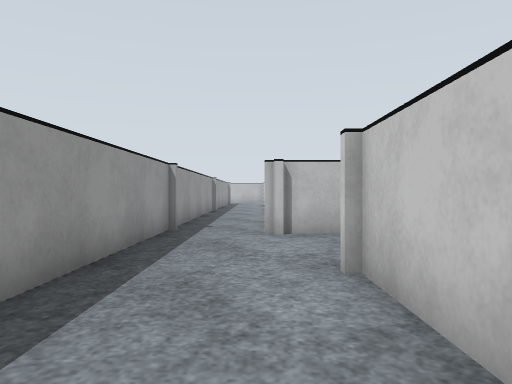
[1] (above)

20 first-person views from a walk through a world built for the Gazebo simulator. The camera is 0.23 m above the floor, looks level and sees 70° across. The floor is counted in squares, 0.25 m on a side. Each view is taken from the middle of a square. On the plan, view 1 faces up. The plan holds only what a view shows up to about 12 squares ahead; the rest is blank. The place goes on beyond the plan. Surface patterns are stand-ins for the level's own textures.

[2]
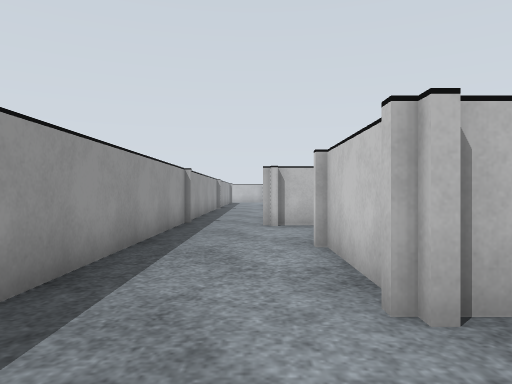

[3]
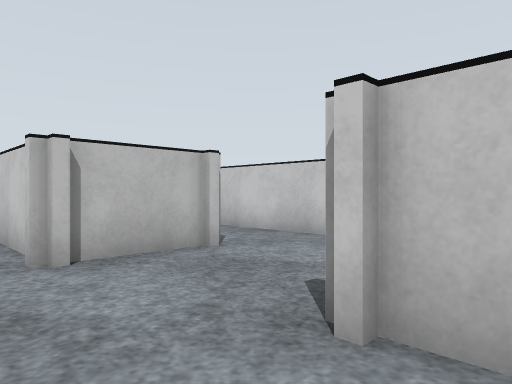

[4]
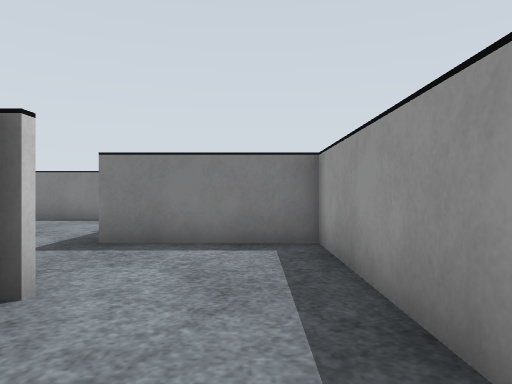

[5]
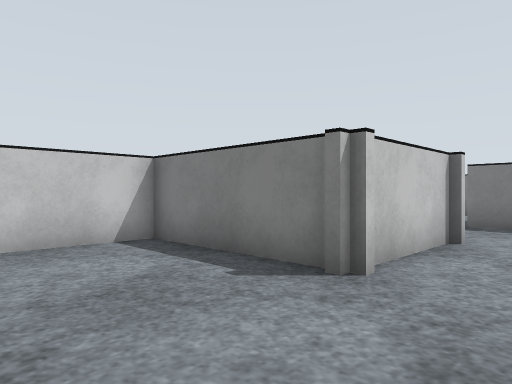

[6]
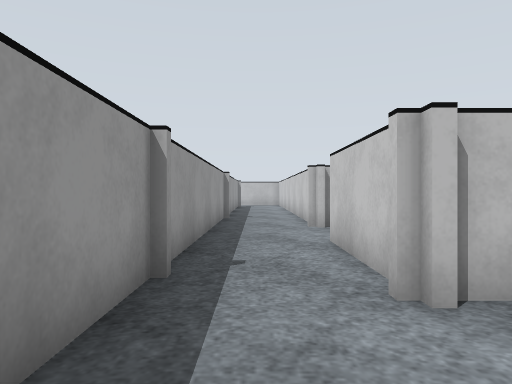

[7]
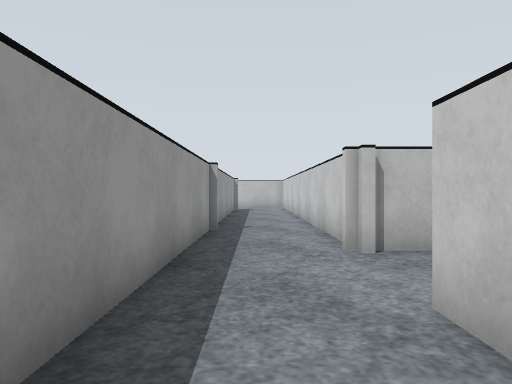

[8]
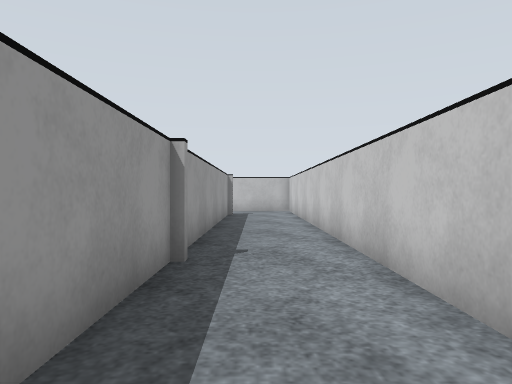

[9]
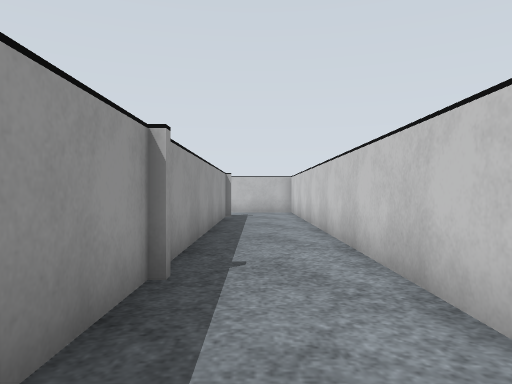

[10]
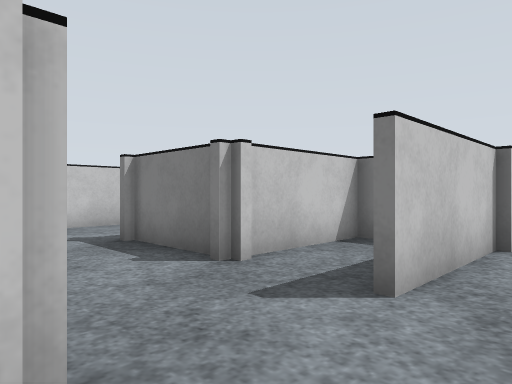

[11]
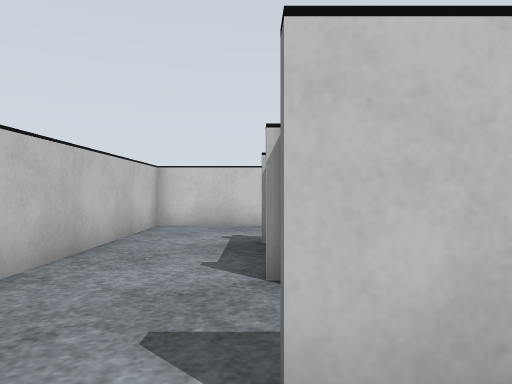

[12]
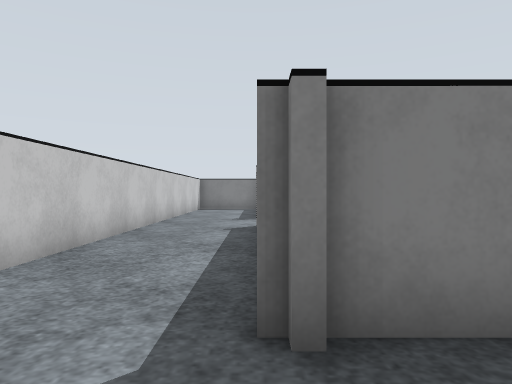

[13]
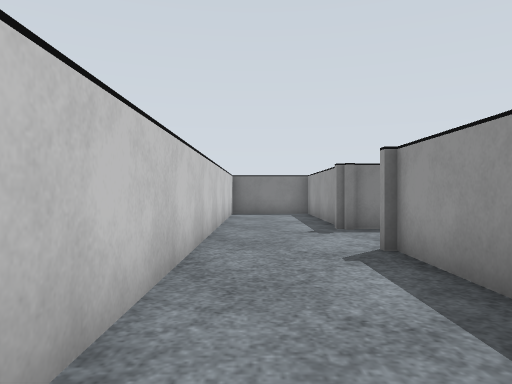

[14]
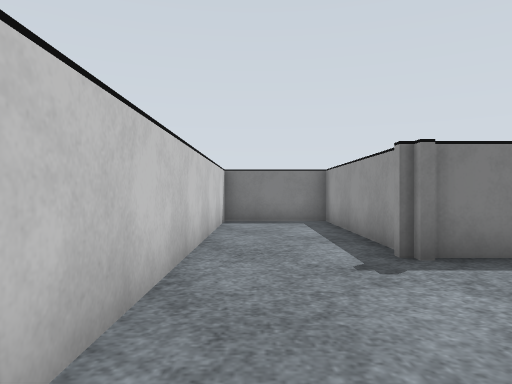

[15]
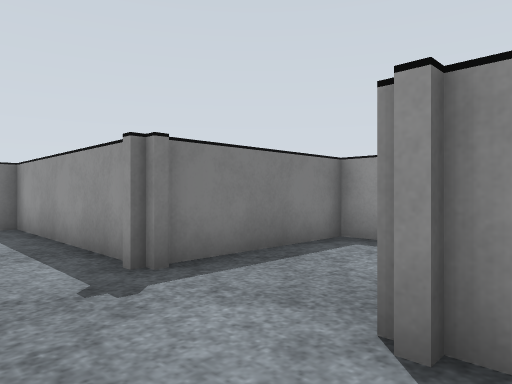

[16]
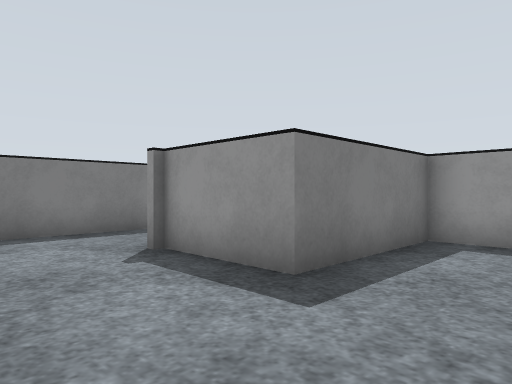

[17]
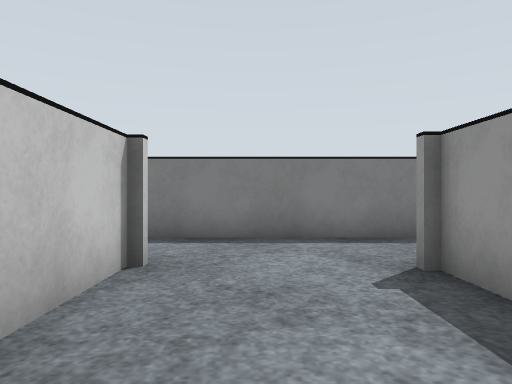

[18]
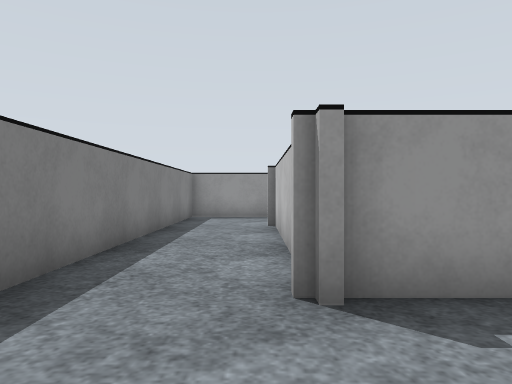

[19]
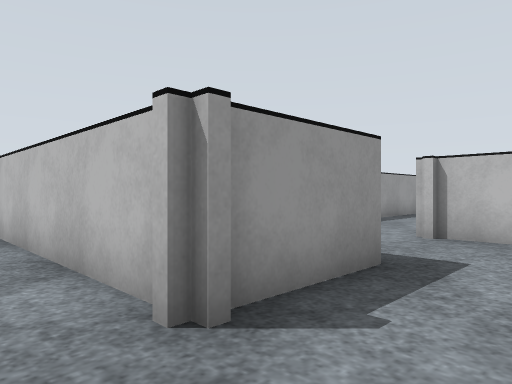

[20]
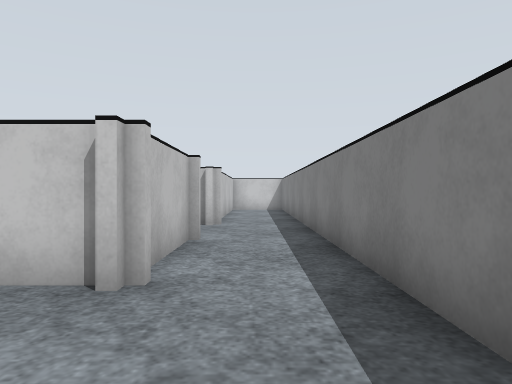

### Floor plan
Points are (right, up) in squares from view 1. A wall is a line through its corners. A room is listed if a view was taken in it or the views show most of it. See-through windows are left out.
Room 1 (views 1, 2, 3, 4, 6)
walls: (1.5, 4.3) (5.6, 4.3) (5.6, 11); (2.9, 8.1) (0.1, 8.1); (2.7, 0.7) (1.2, 0.7) (1.2, 4.1); (-2.1, 7.5) (-2.1, -2.6) (1.8, -2.6)
ways out: opening at (-1, 7) to room 2; opening at (1.5, -1) to room 4
Room 2 (views 5, 7, 8, 9, 10, 11)
walls: (-2.1, 17.9) (-2.1, 9.9); (0.6, 15.2) (0.6, 24.5); (-2.1, 24.5) (-2.1, 18.9); (-2.1, 9) (-2.1, 7.5); (0.4, 8.3) (0.4, 12)
ways out: opening at (-1, 7) to room 1; opening at (1, 13.5) to room 3
Room 3 (views 12, 13, 14, 15)
walls: (5.8, 6.9) (5.8, 4.3); (2.8, 8.3) (2.8, 11.4); (5.8, 0.3) (5.8, -5.5) (9, -5.5) (9, 14.7) (0.8, 14.7); (3.2, 11.7) (5.6, 11.7); (1.4, 1.8) (1.4, 0.9) (5.6, 0.9)
ways out: opening at (1, 13.5) to room 2
Room 4 (views 16, 17, 18, 19, 20)
walls: (1.3, -5.5) (-4.7, -5.5); (5.6, -5.5) (5.6, -3.2); (1.8, -2.6) (1.8, -5.7); (-5.5, -8.4) (5.5, -8.4)
ways out: opening at (1.5, -1) to room 1; opening at (6, -7)

Positions as (right, up) in squares from view 1, and headings:
1: (0, 0), facing up
2: (0, -2), facing up
3: (-1, 3), facing up-right
4: (-1, 4), facing down
5: (-1, 8), facing down-right
6: (-1, 5), facing up
7: (-1, 9), facing up
8: (-1, 13), facing up
9: (-1, 14), facing up
10: (-1, 15), facing down-right
11: (-1, 12), facing right
12: (6, 14), facing down
13: (8, 10), facing down
14: (8, 6), facing down
15: (8, 5), facing down-left
16: (5, 0), facing down-left
17: (4, -1), facing down
18: (5, -6), facing left
19: (4, -7), facing up-left
20: (2, -7), facing right
